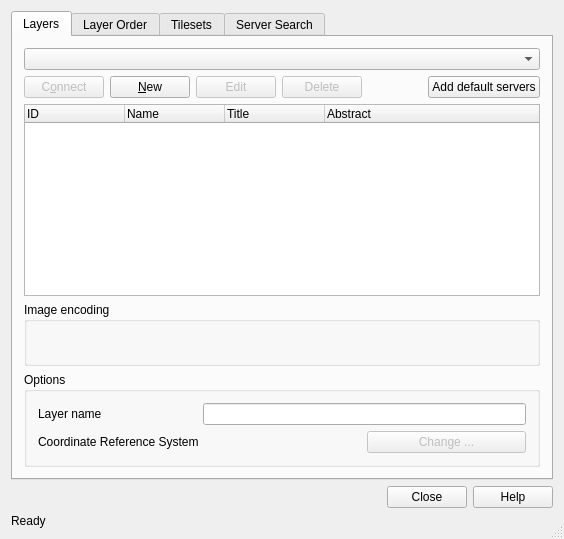
<?xml version="1.0" encoding="UTF-8"?>
<ui version="4.0">
 <class>QgsWMSSourceSelectBase</class>
 <widget class="QDialog" name="QgsWMSSourceSelectBase">
  <property name="geometry">
   <rect>
    <x>0</x>
    <y>0</y>
    <width>564</width>
    <height>539</height>
   </rect>
  </property>
  <property name="windowTitle">
   <string>Add Layer(s) from a Server</string>
  </property>
  <property name="windowIcon">
   <iconset>
    <normaloff>../../../../.designer/backup</normaloff>../../../../.designer/backup</iconset>
  </property>
  <property name="sizeGripEnabled">
   <bool>true</bool>
  </property>
  <property name="modal">
   <bool>true</bool>
  </property>
  <layout class="QGridLayout" name="gridLayout_2">
   <item row="0" column="0">
    <widget class="QTabWidget" name="tabServers">
     <property name="enabled">
      <bool>true</bool>
     </property>
     <property name="currentIndex">
      <number>0</number>
     </property>
     <widget class="QWidget" name="tabLayers">
      <attribute name="title">
       <string>Layers</string>
      </attribute>
      <layout class="QGridLayout" name="gridLayout">
       <item row="0" column="0" colspan="8">
        <widget class="QComboBox" name="cmbConnections"/>
       </item>
       <item row="1" column="0" colspan="2">
        <widget class="QPushButton" name="btnConnect">
         <property name="enabled">
          <bool>false</bool>
         </property>
         <property name="text">
          <string>C&amp;onnect</string>
         </property>
        </widget>
       </item>
       <item row="1" column="2" colspan="2">
        <widget class="QPushButton" name="btnNew">
         <property name="text">
          <string>&amp;New</string>
         </property>
        </widget>
       </item>
       <item row="1" column="4">
        <widget class="QPushButton" name="btnEdit">
         <property name="enabled">
          <bool>false</bool>
         </property>
         <property name="text">
          <string>Edit</string>
         </property>
        </widget>
       </item>
       <item row="1" column="5">
        <widget class="QPushButton" name="btnDelete">
         <property name="enabled">
          <bool>false</bool>
         </property>
         <property name="text">
          <string>Delete</string>
         </property>
        </widget>
       </item>
       <item row="1" column="6">
        <spacer name="horizontalSpacer_2">
         <property name="orientation">
          <enum>Qt::Horizontal</enum>
         </property>
         <property name="sizeHint" stdset="0">
          <size>
           <width>8</width>
           <height>20</height>
          </size>
         </property>
        </spacer>
       </item>
       <item row="1" column="7">
        <widget class="QPushButton" name="btnAddDefault">
         <property name="statusTip">
          <string>Adds a few example WMS servers</string>
         </property>
         <property name="whatsThis">
          <string comment="Adds several example WMS servers to the list"/>
         </property>
         <property name="text">
          <string>Add default servers</string>
         </property>
        </widget>
       </item>
       <item row="2" column="0" colspan="8">
        <widget class="QTreeWidget" name="lstLayers">
         <property name="sizePolicy">
          <sizepolicy hsizetype="Expanding" vsizetype="Expanding">
           <horstretch>0</horstretch>
           <verstretch>0</verstretch>
          </sizepolicy>
         </property>
         <property name="selectionMode">
          <enum>QAbstractItemView::MultiSelection</enum>
         </property>
         <property name="allColumnsShowFocus">
          <bool>true</bool>
         </property>
         <column>
          <property name="text">
           <string>ID</string>
          </property>
         </column>
         <column>
          <property name="text">
           <string>Name</string>
          </property>
         </column>
         <column>
          <property name="text">
           <string>Title</string>
          </property>
         </column>
         <column>
          <property name="text">
           <string>Abstract</string>
          </property>
         </column>
        </widget>
       </item>
       <item row="3" column="0" colspan="8">
        <widget class="QGroupBox" name="btnGrpImageEncoding">
         <property name="sizePolicy">
          <sizepolicy hsizetype="Preferred" vsizetype="Preferred">
           <horstretch>0</horstretch>
           <verstretch>0</verstretch>
          </sizepolicy>
         </property>
         <property name="minimumSize">
          <size>
           <width>16</width>
           <height>64</height>
          </size>
         </property>
         <property name="title">
          <string>Image encoding</string>
         </property>
        </widget>
       </item>
       <item row="4" column="0" colspan="8">
        <widget class="QGroupBox" name="gbCRS">
         <property name="title">
          <string>Options</string>
         </property>
         <layout class="QGridLayout">
          <item row="0" column="0">
           <widget class="QLabel" name="label">
            <property name="text">
             <string>Layer name</string>
            </property>
            <property name="buddy">
             <cstring>leLayerName</cstring>
            </property>
           </widget>
          </item>
          <item row="0" column="1" colspan="2">
           <widget class="QLineEdit" name="leLayerName"/>
          </item>
          <item row="1" column="0" colspan="2">
           <widget class="QLabel" name="labelCoordRefSys">
            <property name="text">
             <string>Coordinate Reference System</string>
            </property>
            <property name="buddy">
             <cstring>btnChangeSpatialRefSys</cstring>
            </property>
           </widget>
          </item>
          <item row="1" column="2">
           <widget class="QPushButton" name="btnChangeSpatialRefSys">
            <property name="enabled">
             <bool>false</bool>
            </property>
            <property name="text">
             <string>Change ...</string>
            </property>
           </widget>
          </item>
         </layout>
        </widget>
       </item>
      </layout>
     </widget>
     <widget class="QWidget" name="tabLayerOrder">
      <attribute name="title">
       <string>Layer Order</string>
      </attribute>
      <layout class="QGridLayout">
       <item row="0" column="0">
        <widget class="QPushButton" name="mLayerUpButton">
         <property name="text">
          <string/>
         </property>
        </widget>
       </item>
       <item row="0" column="1">
        <widget class="QPushButton" name="mLayerDownButton">
         <property name="text">
          <string/>
         </property>
        </widget>
       </item>
       <item row="0" column="2">
        <spacer>
         <property name="orientation">
          <enum>Qt::Horizontal</enum>
         </property>
         <property name="sizeHint" stdset="0">
          <size>
           <width>391</width>
           <height>30</height>
          </size>
         </property>
        </spacer>
       </item>
       <item row="1" column="0" colspan="3">
        <widget class="QTreeWidget" name="mLayerOrderTreeWidget">
         <property name="columnCount">
          <number>2</number>
         </property>
         <column>
          <property name="text">
           <string>Layer</string>
          </property>
         </column>
         <column>
          <property name="text">
           <string>Style</string>
          </property>
         </column>
        </widget>
       </item>
      </layout>
     </widget>
     <widget class="QWidget" name="tabTilesets">
      <attribute name="title">
       <string>Tilesets</string>
      </attribute>
      <layout class="QGridLayout" name="gridLayout_3">
       <item row="0" column="0">
        <widget class="QTableWidget" name="lstTilesets">
         <property name="alternatingRowColors">
          <bool>true</bool>
         </property>
         <property name="selectionMode">
          <enum>QAbstractItemView::SingleSelection</enum>
         </property>
         <property name="selectionBehavior">
          <enum>QAbstractItemView::SelectRows</enum>
         </property>
         <property name="cornerButtonEnabled">
          <bool>false</bool>
         </property>
         <attribute name="verticalHeaderVisible">
          <bool>false</bool>
         </attribute>
         <column>
          <property name="text">
           <string>Layers</string>
          </property>
         </column>
         <column>
          <property name="text">
           <string>Styles</string>
          </property>
         </column>
         <column>
          <property name="text">
           <string>Size</string>
          </property>
         </column>
         <column>
          <property name="text">
           <string>Format</string>
          </property>
         </column>
         <column>
          <property name="text">
           <string>CRS</string>
          </property>
         </column>
        </widget>
       </item>
      </layout>
     </widget>
     <widget class="QWidget" name="tabServerSearch">
      <attribute name="title">
       <string>Server Search</string>
      </attribute>
      <layout class="QGridLayout">
       <item row="0" column="0">
        <widget class="QLineEdit" name="leSearchTerm"/>
       </item>
       <item row="0" column="1">
        <widget class="QPushButton" name="btnSearch">
         <property name="text">
          <string>Search</string>
         </property>
         <property name="default">
          <bool>true</bool>
         </property>
        </widget>
       </item>
       <item row="1" column="0" colspan="2">
        <widget class="QTableWidget" name="tableWidgetWMSList">
         <property name="selectionMode">
          <enum>QAbstractItemView::SingleSelection</enum>
         </property>
         <property name="selectionBehavior">
          <enum>QAbstractItemView::SelectRows</enum>
         </property>
         <property name="cornerButtonEnabled">
          <bool>false</bool>
         </property>
         <attribute name="verticalHeaderVisible">
          <bool>false</bool>
         </attribute>
         <column>
          <property name="text">
           <string>Title</string>
          </property>
         </column>
         <column>
          <property name="text">
           <string>Description</string>
          </property>
         </column>
         <column>
          <property name="text">
           <string>URL</string>
          </property>
         </column>
        </widget>
       </item>
       <item row="2" column="0" colspan="2">
        <widget class="QPushButton" name="btnAddWMS">
         <property name="text">
          <string>Add selected row to WMS list</string>
         </property>
        </widget>
       </item>
      </layout>
     </widget>
    </widget>
   </item>
   <item row="3" column="0">
    <widget class="QDialogButtonBox" name="buttonBox">
     <property name="standardButtons">
      <set>QDialogButtonBox::Close|QDialogButtonBox::Help</set>
     </property>
    </widget>
   </item>
   <item row="4" column="0">
    <widget class="QLabel" name="labelStatus">
     <property name="sizePolicy">
      <sizepolicy hsizetype="Ignored" vsizetype="Preferred">
       <horstretch>0</horstretch>
       <verstretch>0</verstretch>
      </sizepolicy>
     </property>
     <property name="text">
      <string>Ready</string>
     </property>
     <property name="wordWrap">
      <bool>false</bool>
     </property>
    </widget>
   </item>
  </layout>
 </widget>
 <layoutdefault spacing="6" margin="11"/>
 <tabstops>
  <tabstop>cmbConnections</tabstop>
  <tabstop>btnConnect</tabstop>
  <tabstop>btnNew</tabstop>
  <tabstop>btnEdit</tabstop>
  <tabstop>btnDelete</tabstop>
  <tabstop>btnChangeSpatialRefSys</tabstop>
 </tabstops>
 <resources/>
 <connections>
  <connection>
   <sender>buttonBox</sender>
   <signal>rejected()</signal>
   <receiver>QgsWMSSourceSelectBase</receiver>
   <slot>reject()</slot>
   <hints>
    <hint type="sourcelabel">
     <x>509</x>
     <y>461</y>
    </hint>
    <hint type="destinationlabel">
     <x>551</x>
     <y>370</y>
    </hint>
   </hints>
  </connection>
 </connections>
</ui>
